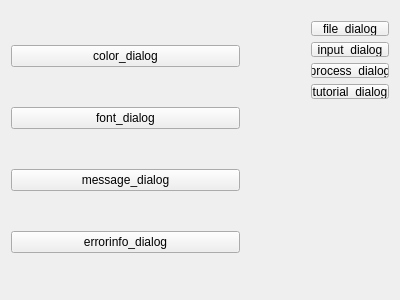
<?xml version="1.0" encoding="UTF-8"?>
<ui version="4.0">
 <class>MyWidget</class>
 <widget class="QWidget" name="MyWidget">
  <property name="geometry">
   <rect>
    <x>0</x>
    <y>0</y>
    <width>400</width>
    <height>300</height>
   </rect>
  </property>
  <property name="windowTitle">
   <string>MyWidget</string>
  </property>
  <widget class="QWidget" name="layoutWidget">
   <property name="geometry">
    <rect>
     <x>0</x>
     <y>0</y>
     <width>251</width>
     <height>301</height>
    </rect>
   </property>
   <layout class="QVBoxLayout" name="verticalLayout">
    <item>
     <widget class="QPushButton" name="colorButton">
      <property name="text">
       <string>color_dialog</string>
      </property>
     </widget>
    </item>
    <item>
     <widget class="QPushButton" name="fontButton_2">
      <property name="text">
       <string>font_dialog</string>
      </property>
     </widget>
    </item>
    <item>
     <widget class="QPushButton" name="messageButton_3">
      <property name="text">
       <string>message_dialog</string>
      </property>
     </widget>
    </item>
    <item>
     <widget class="QPushButton" name="errorinfoButton_4">
      <property name="text">
       <string>errorinfo_dialog</string>
      </property>
     </widget>
    </item>
   </layout>
  </widget>
  <widget class="QWidget" name="layoutWidget">
   <property name="geometry">
    <rect>
     <x>300</x>
     <y>10</y>
     <width>100</width>
     <height>100</height>
    </rect>
   </property>
   <layout class="QVBoxLayout" name="verticalLayout_2">
    <item>
     <widget class="QPushButton" name="fileButton_5">
      <property name="text">
       <string>file_dialog</string>
      </property>
     </widget>
    </item>
    <item>
     <widget class="QPushButton" name="inputButton_6">
      <property name="text">
       <string>input_dialog</string>
      </property>
     </widget>
    </item>
    <item>
     <widget class="QPushButton" name="processButton_7">
      <property name="text">
       <string>process_dialog</string>
      </property>
     </widget>
    </item>
    <item>
     <widget class="QPushButton" name="tutorialButton_8">
      <property name="text">
       <string>tutorial_dialog</string>
      </property>
     </widget>
    </item>
   </layout>
  </widget>
 </widget>
 <layoutdefault spacing="6" margin="11"/>
 <resources/>
 <connections/>
</ui>
